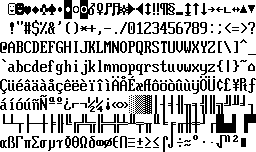
#> input picture anim_cp437/cp437-19.png, 256 x 152 px
$ python happy.py
#> lines starting #> are read from the running program, lines starting #| are printed output that depends on the picture; after the words box and inside, x2 and y2 are one past the last pixel; in counts of white or black regions, pixels touching at a corner belong together
### anim_cp437/cp437.py
#!/usr/bin/env python3

import sys
from PIL import Image, ImageDraw

PX_WIDTH_CHAR = 8
PX_HEIGHT_CHAR = 19

# return the portion of the cp437 image for a char (greyscale)
#
def getImgCharRaw(c):
	imgFont = Image.open('cp437-19.png')

	# map byte [0,255] to row/col coords within 32x8 grid of characters
	o = ord(c)
	row = o / 32
	col = o % 32
	#print "accessing letter '%s' from (row,col)=(%d,%d)" % (c, row, col)
	# map 32x8 grid to pixel coords in 256x152
	x = PX_WIDTH_CHAR * col
	y = PX_HEIGHT_CHAR * row
	#print "accessing letter '%s' from (x,y)=(%d,%d)" % (c, x, y)
	# return image from pixel coords
	imgCrop = imgFont.crop((x, y, x+PX_WIDTH_CHAR, y+PX_HEIGHT_CHAR))
	#imgCrop.save(c + '.png')
	return imgCrop

# return an image for a character of text, optional colors
#
def getImgChar(c, colorFore=None, colorBack=None):
	imgChar = getImgCharRaw(c)			# pix are [0,255]
	imgChar = imgChar.convert('RGB')	# pix are ([0,255],[0,255],[0,255])

	pix = imgChar.load()

	(width, height) = imgChar.size

	# replace foreground and background colors if requested
	if colorFore or colorBack:
		for y in range(height):
			for x in range(width):
				if colorFore and pix[x,y] == (0,0,0):
					pix[x,y] = colorFore
				elif colorBack and pix[x,y] == (255,255,255):
					pix[x,y] = colorBack

	return imgChar

# return an image for a single line of text
#
def getImgLine(string, colorFore=None, colorBack=None):
	(width, height) = (len(string), 1)
	imgOut = Image.new('RGB', ((width * PX_WIDTH_CHAR, height * PX_HEIGHT_CHAR)))

	cursor = 0
	for c in string:
		imgChar = getImgChar(c, colorFore, colorBack)
		(x, y) = (cursor * PX_WIDTH_CHAR, 0)
		#print "drawing char '%s' at (%d,%d)" % (c, x, y)
		imgOut.paste(imgChar, (x, y))
		cursor += 1

	return imgOut

# return an image for (possible) multiple lines of text
#
def getImgString(string, colorFore=None, colorBack=None):
	lines = string.split('\n')
	maxLen = max(map(len, lines))
	(width, height) = (maxLen, len(lines))

	imgOut = Image.new('RGB', ((width * PX_WIDTH_CHAR, height * PX_HEIGHT_CHAR)))

	cursorY = 0
	for line in lines:
		line += ' '*(maxLen - len(line)) # pad
		imgLine = getImgLine(line, colorFore, colorBack)
		(x, y) = (0, cursorY * PX_HEIGHT_CHAR)
		#print "drawing line '%s' at (%d,%d)" % (line, x, y)
		imgOut.paste(imgLine, (x, y))
		cursorY += 1

	return imgOut

### anim_cp437/animate.py
#!/usr/bin/env python3

import os
import subprocess
from cp437 import getImgLine, getImgString
from PIL import Image, ImageDraw

bgcolor = (255, 255, 255)
delay = 100 # in 100'ths of second
margin = 4

def setDelay(delay_):
	global delay
	delay = delay_

def setMargin(margin_):
	global margin
	margin = margin_

def write(framesTxt, fnameOut):
	global delay, margin, bgcolor

	# convert text frames -> image frames
	framesImg = []
	for f in framesTxt:
		framesImg.append(getImgString(f))

	# add margins
	tmp = []
	for fi in framesImg:
		(width, height) = fi.size
		imgMargin = Image.new('RGB', (width+2*margin, height+2*margin), bgcolor)
		imgMargin.paste(fi, (margin, margin))
		tmp.append(imgMargin)
	framesImg = tmp

	# map images frames -> file names
	framesFname = []
	for (i, img) in enumerate(framesImg):
		fname = 'frame%04d.png' % i
		print "writing %s" % fname
		img.save(fname)
		framesFname.append(fname)

	# call imagemagick
	print "calling imagemagick"
	args = ['convert']
	args += ['-delay', '%d' % delay]
	args += ['-loop', '0']
	args += framesFname
	args.append(fnameOut)
	print "executing: ", args
	subprocess.call(args)

	# delete temporary files
	for fname in framesFname:
		print "deleting %s" % fname
		os.unlink(fname)

### anim_cp437/happy.py
#!/usr/bin/env python

import animate

frames = []

frames.append('''

[000000]
''')
frames.append('''
 \x19
[\x0100000]
''')
frames.append('''
  \x19
[0\x010000]
''')
frames.append('''
   \x19
[00\x01000]
''')
frames.append('''
    \x19
[000\x0100]
''')
frames.append('''
     \x19
[0000\x010]
''')
frames.append('''
      \x19
[00000\x01]
''')

# filters
for i in range(len(frames)): # remove start blank line, end blank line
	tmp = frames[i].split('\n')
	if not tmp[0]:
		tmp = tmp[1:]
	if not tmp[-1]:
		tmp = tmp[0:-1]
	frames[i] = '\n'.join(tmp)

animate.write(frames, 'happy.gif')
#> the loop in write, `for f in framesTxt:` made 7 passes
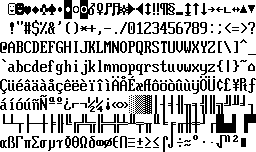
#> input picture anim_cp437/cp437-19.png, 256 x 152 px
#> pass 1, in getImgString, `imgLine = getImgLine(line, colorFore, colorBack)`:
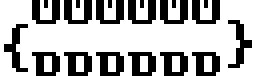
#> imgLine: PIL image 64x19 RGB (shown 4 times larger); 68.8% white; black in thin lines or dots
#> after the loop in write, `for f in framesTxt:`: framesImg = 7 items
#> the loop in write, `for fi in framesImg:` made 7 passes
#> after the loop in write, `for fi in framesImg:`:
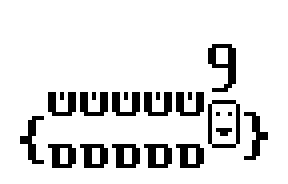
#> imgMargin: PIL image 72x46 RGB (shown 4 times larger); 87.7% white; black in thin lines or dots, all inside (x1, y1, x2, y2) = (5, 11, 67, 42)
#> the loop in write, `for (i, img) in enumerate(framesImg):` made 7 passes
#> fname on passes 1 to 7: 'frame0000.png', 'frame0001.png', 'frame0002.png', 'frame0003.png', 'frame0004.png', 'frame0005.png', 'frame0006.png'
#| writing frame0000.png
#| writing frame0001.png
#| writing frame0002.png
#| writing frame0003.png
#| writing frame0004.png
#| writing frame0005.png
#| writing frame0006.png
#> pass 1, in write, `img.save(fname)`:
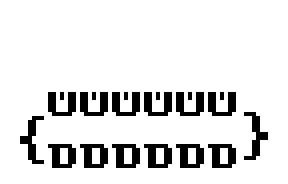
#> saved as frame0000.png: PIL image 72x46 RGB (shown 4 times larger); 88.5% white; black in thin lines or dots, all inside (x1, y1, x2, y2) = (5, 23, 67, 42)
#> pass 2, in write, `img.save(fname)`:
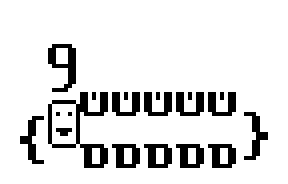
#> saved as frame0001.png: PIL image 72x46 RGB (shown 4 times larger); 87.7% white; black in thin lines or dots, all inside (x1, y1, x2, y2) = (5, 11, 67, 42)
#> after the loop in write, `for (i, img) in enumerate(framesImg):`: framesFname = ['frame0000.png', 'frame0001.png', 'frame0002.png', 'frame0003.png', 'frame0004.png', 'frame0005.png', 'frame0006.png']
#> in write, `args += framesFname`: args = ['convert', '-delay', '100', '-loop', '0', 'frame0000.png', 'frame0001.png', 'frame0002.png', 'frame0003.png', 'frame0004.png', 'frame0005.png', 'frame0006.png']
#| executing:  ['convert', '-delay', '100', '-loop', '0', 'frame0000.png', 'frame0001.png', 'frame0002.png', 'frame0003.png', 'frame0004.png', 'frame0005.png', 'frame0006.png', 'happy.gif']
#> the loop in write, `for fname in framesFname:` made 7 passes
#| deleting frame0000.png
#| deleting frame0001.png
#| deleting frame0002.png
#| deleting frame0003.png
#| deleting frame0004.png
#| deleting frame0005.png
#| deleting frame0006.png
